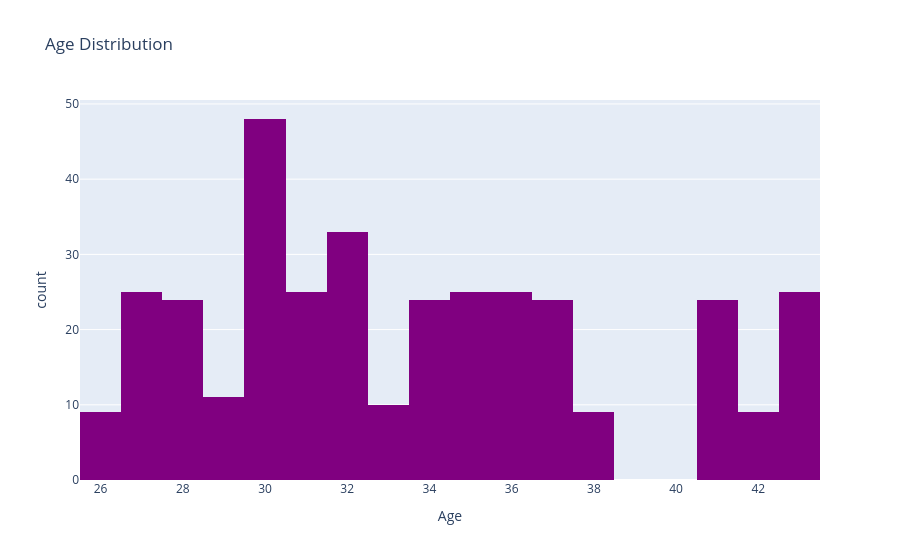

Notebook code cell kept with this figure:
### Code cell
fig = px.histogram(df, x='Age', nbins=30, title='Age Distribution', 
                   color_discrete_sequence=['purple'])

# Show the interactive plot
fig.show()

### Figure 1 — Plotly figure (JSON) as saved in the notebook; plotly's stock layout.template omitted (floating-point values rounded to 4 significant figures; data arrays with more than 128 entries replaced by an {"elided": "..."} marker saying what was removed)
{"data": [{"bingroup": "x", "hovertemplate": "Age=%{x}<br>count=%{y}<extra></extra>", "legendgroup": "", "marker": {"color": "purple", "pattern": {"shape": ""}}, "name": "", "nbinsx": 30, "orientation": "v", "showlegend": false, "type": "histogram", "x": {"elided": "350 int values"}, "xaxis": "x", "yaxis": "y"}], "layout": {"barmode": "relative", "legend": {"tracegroupgap": 0}, "title": {"text": "Age Distribution"}, "xaxis": {"anchor": "y", "domain": [0, 1], "title": {"text": "Age"}}, "yaxis": {"anchor": "x", "domain": [0, 1], "title": {"text": "count"}}}}
